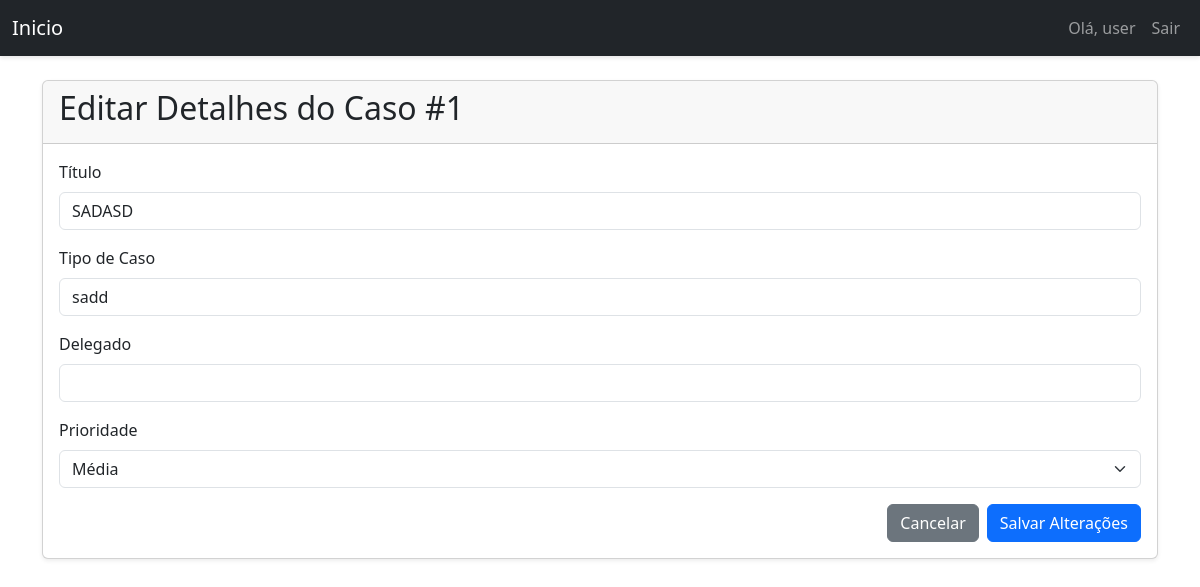
/ticket/1/edit (signed in), run on an earlier commit of the app's database.
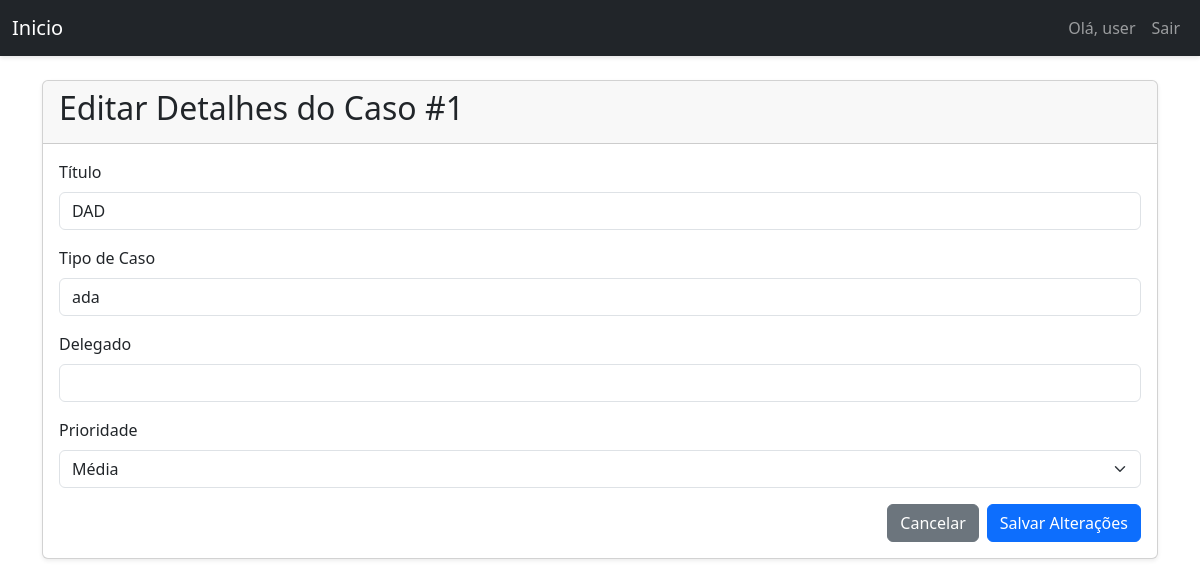
And on a later commit of the database.
### models.py (models this page shows, shortened)
class Ticket(db.Model):
    id = db.Column(db.Integer, primary_key=True)
    ticket_code = db.Column(db.String(30), unique=True)
    title = db.Column(db.String(140))
    description = db.Column(db.Text)
    case_number = db.Column(db.String(50))
    status = db.Column(db.String(20), default='Em Análise')
    priority = db.Column(db.String(20), default='Média')
    created_at = db.Column(db.DateTime, index=True, default=datetime.utcnow)
    updated_at = db.Column(db.DateTime, index=True, default=datetime.utcnow)
    user_id = db.Column(db.Integer, db.ForeignKey('user.id'))
    delegado = db.Column(db.String(100))
    comments = db.relationship('Comment', backref='ticket', lazy='dynamic', cascade="all, delete-orphan")
    attachments = db.relationship('Attachment', backref='ticket', lazy='dynamic', cascade="all, delete-orphan")
    todos = db.relationship('TodoItem', backref='ticket', lazy='dynamic', cascade="all, delete-orphan")

### triagem/routes/ticket.py (the view, shortened to what this page needs)
@ticket_bp.route('/<int:ticket_id>/edit', methods=['GET', 'POST'])
@login_required
@ticket_permission_required
def edit_ticket(ticket):
    return render_template('edit_ticket.html', ticket=ticket)

### triagem/routes/ticket.py (called while the page is built)
def ticket_permission_required(f):
    @wraps(f)
    def decorated_function(ticket_id, *args, **kwargs):
        ticket = Ticket.query.get_or_404(ticket_id)
        if not (current_user.is_admin or ticket.user_id == current_user.id):
            flash('Você não tem permissão para acessar este caso.', 'danger')
            return redirect(url_for('dashboard.dashboard'))
        return f(ticket, *args, **kwargs)
    return decorated_function

### triagem/templates/edit_ticket.html (shortened to what this page needs)
{% extends "base.html" %}
{% block content %}
<div class="card mb-4">
    <div class="card-header">
        <h2>Editar Detalhes do Caso #{{ ticket.id }}</h2>
    </div>
    <div class="card-body">
        <form method="POST" action="{{ url_for('ticket.edit_ticket', ticket_id=ticket.id) }}">
            <div class="mb-3">
                <label for="title" class="form-label">Título</label>
                <input type="text" class="form-control" id="title" name="title" value="{{ ticket.title }}" required>
            </div>
            <div class="mb-3">
                <label for="case_number" class="form-label">Tipo de Caso</label>
                <input type="text" class="form-control" id="case_number" name="case_number" value="{{ ticket.case_number }}" required>
            </div>
            <div class="mb-3">
                <label for="delegado" class="form-label">Delegado</label>
                <input type="text" class="form-control" id="delegado" name="delegado" value="{{ ticket.delegado }}">
            </div>
            <div class="mb-3">
                <label for="priority" class="form-label">Prioridade</label>
                <select name="priority" id="priority" class="form-select">
                    <option value="Média" {% if ticket.priority == 'Média' %}selected{% endif %}>Média</option>
                </select>
            </div>
            <div class="d-flex justify-content-end gap-2 mt-3">
                <a href="{{ url_for('ticket.view_ticket', ticket_id=ticket.id) }}" class="btn btn-secondary">Cancelar</a>
                <button type="submit" class="btn btn-primary">Salvar Alterações</button>
            </div>
        </form>
    </div>
</div>
{% endblock %}

What changed in the data, as far as the page shows it:
changed Ticket "Média": title "SADASD" → "DAD"; case_number "sadd" → "ada"
